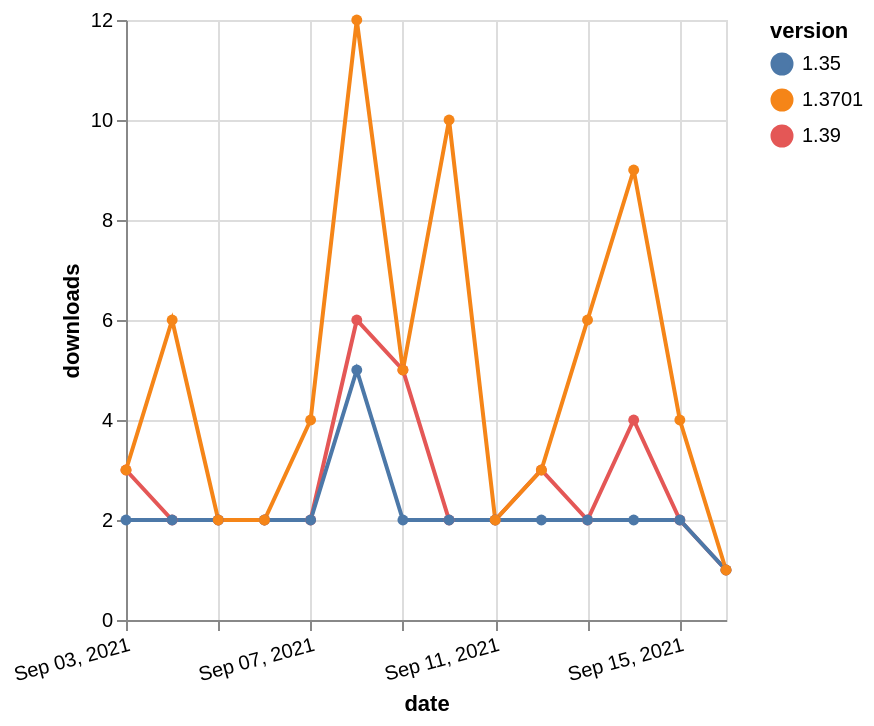

This figure's Vega-Lite source:
### Vega-Lite specification from a JSON file in a GitHub repository (floating-point values rounded to 4 significant figures)
{"$schema": "https://vega.github.io/schema/vega-lite/v5.json", "description": "A simple bar chart with embedded data.", "data": {"values": [{"date": "2021-09-03", "total": 3390, "delta": 3, "version": "1.39"}, {"date": "2021-09-04", "total": 3392, "delta": 2, "version": "1.39"}, {"date": "2021-09-05", "total": 3394, "delta": 2, "version": "1.39"}, {"date": "2021-09-06", "total": 3396, "delta": 2, "version": "1.39"}, {"date": "2021-09-07", "total": 3398, "delta": 2, "version": "1.39"}, {"date": "2021-09-08", "total": 3404, "delta": 6, "version": "1.39"}, {"date": "2021-09-09", "total": 3409, "delta": 5, "version": "1.39"}, {"date": "2021-09-10", "total": 3411, "delta": 2, "version": "1.39"}, {"date": "2021-09-11", "total": 3413, "delta": 2, "version": "1.39"}, {"date": "2021-09-12", "total": 3416, "delta": 3, "version": "1.39"}, {"date": "2021-09-13", "total": 3418, "delta": 2, "version": "1.39"}, {"date": "2021-09-14", "total": 3422, "delta": 4, "version": "1.39"}, {"date": "2021-09-15", "total": 3424, "delta": 2, "version": "1.39"}, {"date": "2021-09-16", "total": 3425, "delta": 1, "version": "1.39"}, {"date": "2021-09-03", "total": 3515, "delta": 2, "version": "1.35"}, {"date": "2021-09-04", "total": 3517, "delta": 2, "version": "1.35"}, {"date": "2021-09-05", "total": 3519, "delta": 2, "version": "1.35"}, {"date": "2021-09-06", "total": 3521, "delta": 2, "version": "1.35"}, {"date": "2021-09-07", "total": 3523, "delta": 2, "version": "1.35"}, {"date": "2021-09-08", "total": 3528, "delta": 5, "version": "1.35"}, {"date": "2021-09-09", "total": 3530, "delta": 2, "version": "1.35"}, {"date": "2021-09-10", "total": 3532, "delta": 2, "version": "1.35"}, {"date": "2021-09-11", "total": 3534, "delta": 2, "version": "1.35"}, {"date": "2021-09-12", "total": 3536, "delta": 2, "version": "1.35"}, {"date": "2021-09-13", "total": 3538, "delta": 2, "version": "1.35"}, {"date": "2021-09-14", "total": 3540, "delta": 2, "version": "1.35"}, {"date": "2021-09-15", "total": 3542, "delta": 2, "version": "1.35"}, {"date": "2021-09-16", "total": 3543, "delta": 1, "version": "1.35"}, {"date": "2021-09-03", "total": 4026, "delta": 3, "version": "1.3701"}, {"date": "2021-09-04", "total": 4032, "delta": 6, "version": "1.3701"}, {"date": "2021-09-05", "total": 4034, "delta": 2, "version": "1.3701"}, {"date": "2021-09-06", "total": 4036, "delta": 2, "version": "1.3701"}, {"date": "2021-09-07", "total": 4040, "delta": 4, "version": "1.3701"}, {"date": "2021-09-08", "total": 4052, "delta": 12, "version": "1.3701"}, {"date": "2021-09-09", "total": 4057, "delta": 5, "version": "1.3701"}, {"date": "2021-09-10", "total": 4067, "delta": 10, "version": "1.3701"}, {"date": "2021-09-11", "total": 4069, "delta": 2, "version": "1.3701"}, {"date": "2021-09-12", "total": 4072, "delta": 3, "version": "1.3701"}, {"date": "2021-09-13", "total": 4078, "delta": 6, "version": "1.3701"}, {"date": "2021-09-14", "total": 4087, "delta": 9, "version": "1.3701"}, {"date": "2021-09-15", "total": 4091, "delta": 4, "version": "1.3701"}, {"date": "2021-09-16", "total": 4092, "delta": 1, "version": "1.3701"}]}, "width": "container", "mark": {"type": "line", "point": {"filled": true}}, "encoding": {"x": {"field": "date", "type": "temporal", "timeUnit": "yearmonthdate", "title": "date", "axis": {"labelAngle": -15}}, "y": {"field": "delta", "type": "quantitative", "title": "downloads"}, "color": {"field": "version", "type": "nominal"}, "tooltip": {"field": "delta"}}}
